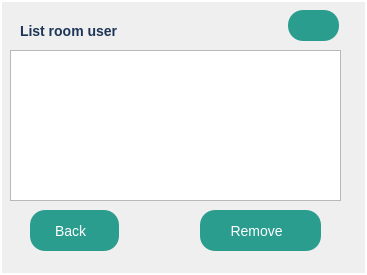
<?xml version="1.0" encoding="UTF-8"?>
<ui version="4.0">
 <class>RemoveRoomUser</class>
 <widget class="QDialog" name="RemoveRoomUser">
  <property name="geometry">
   <rect>
    <x>0</x>
    <y>0</y>
    <width>367</width>
    <height>275</height>
   </rect>
  </property>
  <property name="windowTitle">
   <string>Dialog</string>
  </property>
  <property name="styleSheet">
   <string notr="true">QDialog {
		background-color:  qlineargradient(
		spread:pad, x1:0, y1:0 x2:0, y2:0,
		stop: 0 #A3D8F4, stop:1 #E6F7FF
		);
		border: 2px solid #ffffff;
		boder-radius: 10px;
}

QLineEdit {
		border: 2px solid #E63946;
		border-radius: 5px;
		padding: 5px;
		font-size: 14px;
		background-color: #ffffff;
		color: #333333;
}

QLineEdit:forcus {
		border: 2px solid #457B9D;
		background-color: #F1FAEE;
}

QPushButton{
		background-color: #2A9D8F;
		color: white;
		border: none;
		border-radius: 15px;
		padding: 10px 20px;
		font-size: 14px;
}

QPushButton:hover{
background-color: #264653;
}

QPushButton:pressed{
background-color: #1B3B3A;
}

QLabel{
font-size :14px;
color: #1D3557;
font-weight: bold;
}</string>
  </property>
  <widget class="QLabel" name="label">
   <property name="geometry">
    <rect>
     <x>20</x>
     <y>20</y>
     <width>121</width>
     <height>21</height>
    </rect>
   </property>
   <property name="text">
    <string>List room user</string>
   </property>
  </widget>
  <widget class="QPushButton" name="refreshButton">
   <property name="geometry">
    <rect>
     <x>288</x>
     <y>10</y>
     <width>51</width>
     <height>31</height>
    </rect>
   </property>
   <property name="text">
    <string/>
   </property>
   <property name="icon">
    <iconset>
     <normalon>:/new/prefix1/refresh_icon.png</normalon>
    </iconset>
   </property>
   <property name="iconSize">
    <size>
     <width>30</width>
     <height>30</height>
    </size>
   </property>
  </widget>
  <widget class="QListWidget" name="listWidget">
   <property name="geometry">
    <rect>
     <x>10</x>
     <y>50</y>
     <width>331</width>
     <height>151</height>
    </rect>
   </property>
  </widget>
  <widget class="QPushButton" name="backButton">
   <property name="geometry">
    <rect>
     <x>30</x>
     <y>210</y>
     <width>89</width>
     <height>41</height>
    </rect>
   </property>
   <property name="layoutDirection">
    <enum>Qt::RightToLeft</enum>
   </property>
   <property name="text">
    <string>Back  </string>
   </property>
   <property name="icon">
    <iconset>
     <normalon>:/new/prefix1/return.png</normalon>
    </iconset>
   </property>
  </widget>
  <widget class="QPushButton" name="removeButton">
   <property name="geometry">
    <rect>
     <x>200</x>
     <y>210</y>
     <width>121</width>
     <height>41</height>
    </rect>
   </property>
   <property name="layoutDirection">
    <enum>Qt::RightToLeft</enum>
   </property>
   <property name="text">
    <string>Remove  </string>
   </property>
   <property name="icon">
    <iconset>
     <normalon>:/new/prefix1/unfriend.png</normalon>
    </iconset>
   </property>
   <property name="iconSize">
    <size>
     <width>20</width>
     <height>20</height>
    </size>
   </property>
  </widget>
 </widget>
 <resources/>
 <connections/>
</ui>
